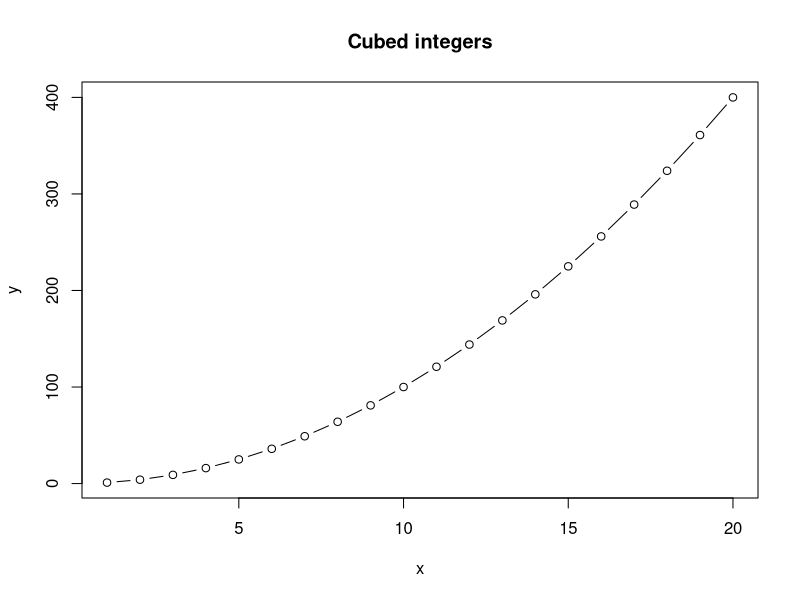
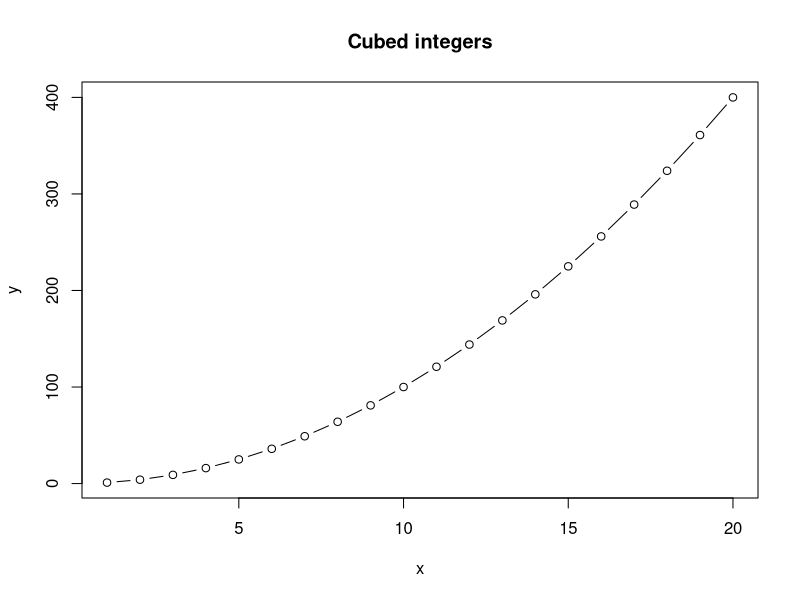

Recreate these plots in R, in order.
## This is a R script 
## Run this code to make a plot of x and x^2 for the integers from 1 to 10

x <- 1:20
y <- x^2


plot(x,y, type = "b", main = "Cubed integers")
plot(x,y, type = "b", main = "Cubed integers")
